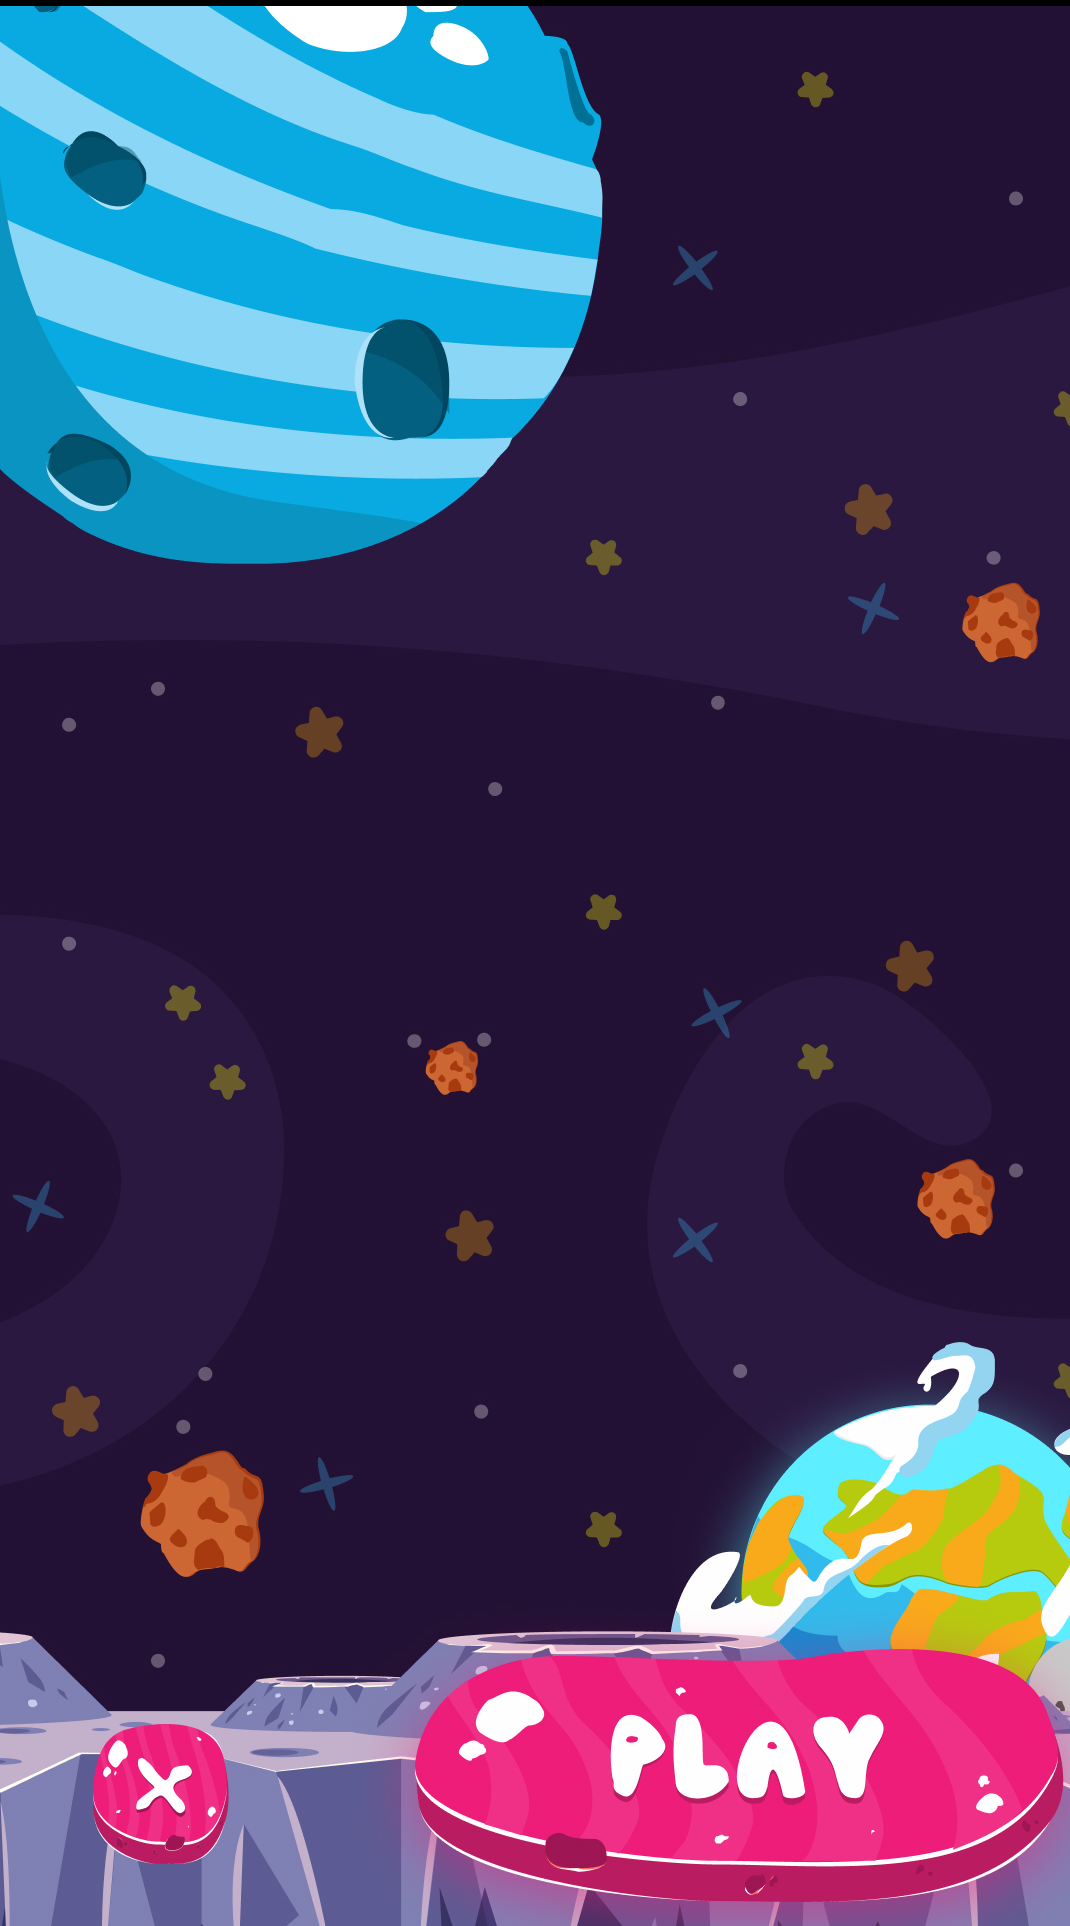

Rendered tile map (Tiled .tmx) drawn with the repository's tilesets; below, a short description and the full map source, tile grids included:
An orthogonal 10x18 tile map with 107x107 px tiles, 1 tile layer (back), 2 tilesets and 4 objects (3x btn, text).

<map version="1.0" tiledversion="1.1.6" orientation="orthogonal" renderorder="left-up" width="10" height="18" tilewidth="107" tileheight="107" infinite="0" nextobjectid="9">
 <tileset firstgid="1" source="test_3d_back.tsx" />
 <tileset firstgid="2" source="../../menu/textures/go_btn.tsx" />
 <layer name="back" width="10" height="18">
  <data encoding="csv">
0,0,0,0,0,0,0,0,0,0,
0,0,0,0,0,0,0,0,0,0,
0,0,0,0,0,0,0,0,0,0,
0,0,0,0,0,0,0,0,0,0,
0,0,0,0,0,0,0,0,0,0,
0,0,0,0,0,0,0,0,0,0,
0,0,0,0,0,0,0,0,0,0,
0,0,0,0,0,0,0,0,0,0,
0,0,0,0,0,0,0,0,0,0,
0,0,0,0,0,0,0,0,0,0,
0,0,0,0,0,0,0,0,0,0,
0,0,0,0,0,0,0,0,0,0,
0,0,0,0,0,0,0,0,0,0,
0,0,0,0,0,0,0,0,0,0,
0,0,0,0,0,0,0,0,0,0,
0,0,0,0,0,0,0,0,0,0,
0,0,0,0,0,0,0,0,0,0,
1,0,0,0,0,0,0,0,0,0
</data>
 </layer>
 <objectgroup name="btn">
  <object id="2" name="back" type="btn" x="75.0525" y="1720.2" width="174.122" height="153.107" />
  <object id="4" name="anim" type="btn" x="396.277" y="1651.16" width="687.481" height="273.191" />
  <object id="6" name="switch" type="btn" gid="2" x="949.706" y="1610.08" width="119" height="123" />
 </objectgroup>
 <objectgroup name="txt">
  <object id="8" name="debug" type="text" x="19.0672" y="66.0672" width="1033.62" height="408.244">
   <properties>
    <property name="color" type="color" value="#fffc1a82" />
    <property name="size" type="int" value="36" />
   </properties>
   <text fontfamily="Lucida Grande" pixelsize="36" wrap="1" color="#fc1a82" bold="1">453</text>
  </object>
 </objectgroup>
</map>
